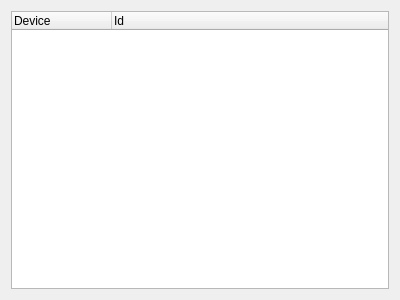
<?xml version="1.0" encoding="UTF-8"?>
<ui version="4.0">
 <class>SoundDeviceDialog</class>
 <widget class="QWidget" name="SoundDeviceDialog">
  <property name="geometry">
   <rect>
    <x>0</x>
    <y>0</y>
    <width>400</width>
    <height>300</height>
   </rect>
  </property>
  <property name="windowTitle">
   <string notr="true"/>
  </property>
  <layout class="QVBoxLayout" name="verticalLayout">
   <item>
    <widget class="QTreeWidget" name="treeWidget">
     <property name="editTriggers">
      <set>QAbstractItemView::NoEditTriggers</set>
     </property>
     <property name="alternatingRowColors">
      <bool>true</bool>
     </property>
     <column>
      <property name="text">
       <string>Device</string>
      </property>
     </column>
     <column>
      <property name="text">
       <string>Id</string>
      </property>
     </column>
    </widget>
   </item>
  </layout>
 </widget>
 <resources/>
 <connections/>
</ui>
